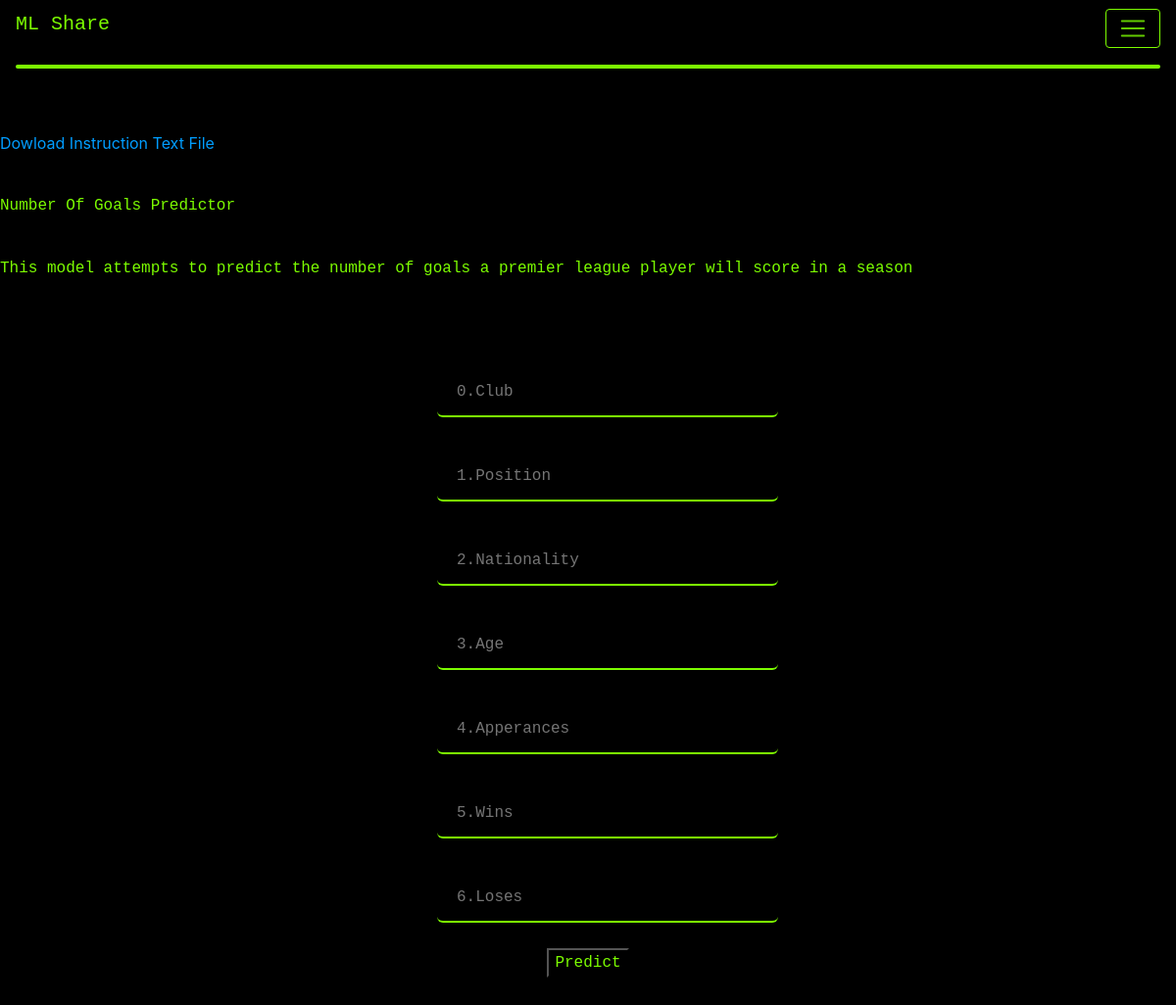
Page /Number Of Goals Predictor on the earlier database version.
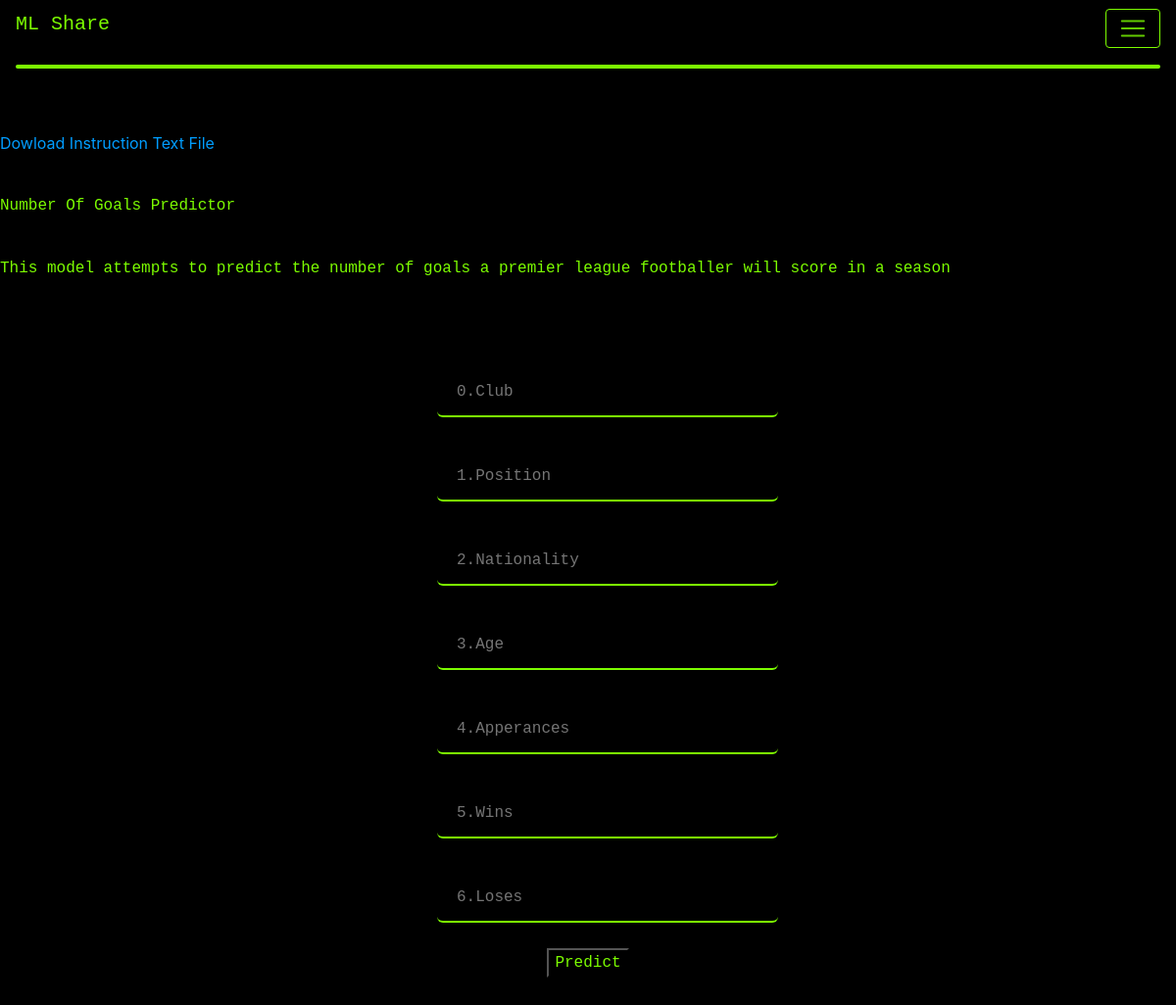
Same page on the later database version.
### app.py (models this page shows, shortened)
class models(db.Model):
    _id = db.Column("id", db.Integer, primary_key=True)
    filename = db.Column(db.String(50))
    filedescription = db.Column(db.String(200))
    data = db.Column(db.LargeBinary)
    instructions = db.Column(db.LargeBinary)
    isround = db.Column(db.String(50))
    dictionary = db.Column(db.LargeBinary)
    parameterorder = db.Column(db.String(50))
    numberofparameters = db.Column(db.Integer())

### app.py (the view, shortened to what this page needs)
@app.route("/<name>", methods=["POST", "GET"])
def view_model(name):
    mymodel = models.query.filter_by(filename=name).first()
    text_data = BytesIO(mymodel.dictionary).readlines()
    new_lines = []
    for i in range(0, len(text_data)):
        text_data[i] = text_data[i].strip().decode("utf-8")
        new_lines.append(text_data[i].split(":"))
    just_names = []
    for i in new_lines:
        just_names.append(f"{i[0]},{i[2]}".split(","))
    my_dict = {}
    for n in new_lines:
        my_dict[f"{n[0].lower()},{n[2]}"] = n[1]
    return render_template("viewmodel.html", model=mymodel, parameters=mymodel.parameterorder.split(","), l=mymodel.numberofparameters)

### templates/viewmodel.html (shortened to what this page needs)
{% extends "base.html" %}
{% block content %}
<head>
    <link rel="stylesheet" href="/static/styles/style.css"/>
    </head>
<p>&ensp;</p>
<a href = {{ url_for('download_instruct' ,instructname=model.filename) }}>Dowload Instruction Text File</a>
<p>&ensp;</p>
    <h8>{{model.filename}}</h8>
    <p>&ensp;</p>
    <h8>{{model.filedescription}}</h8>
    <p>&ensp;</p>
    <p>&ensp;</p>
    <form action="" method="post", style="text-align: center;">
        <ol>
            {% for i in range(0, l) %}
                <p><input type="text", name={{i}}, placeholder={{i}}.{{parameters[i]}} size="150", required/></p>
            {% endfor %}
        </ol>
        <p><input type="submit" value="Predict"/></p>
    </form>
    <p>&ensp;</p>
{% endblock %}

Differences in the rows shown:
changed models "Number Of Goals Predictor": filedescription "This model attempts to predict the number of goals a premier league player will score in a season" → "This model attempts to predict the number of goals a premier league footballer will score in a season"
